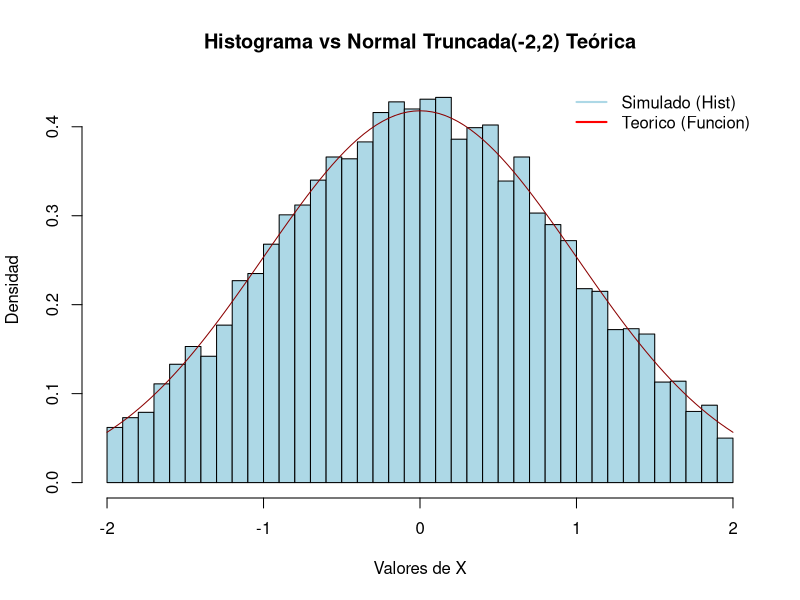
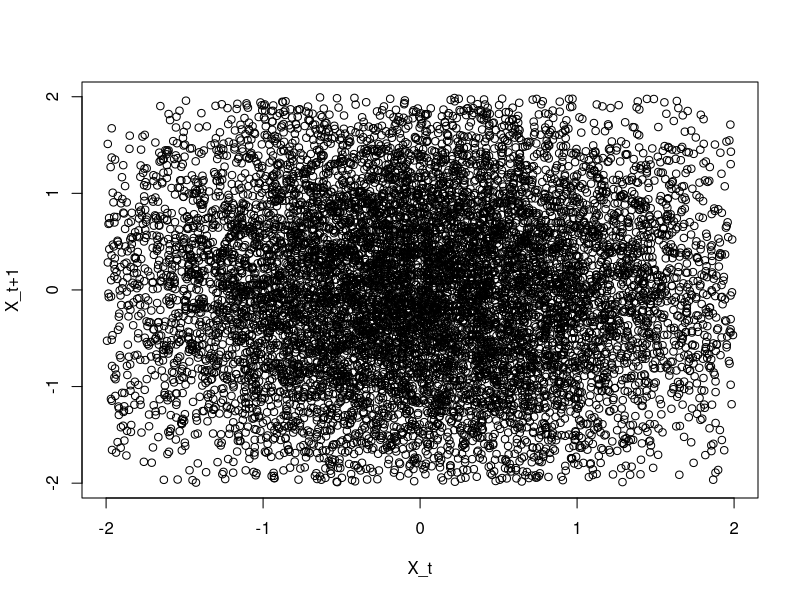
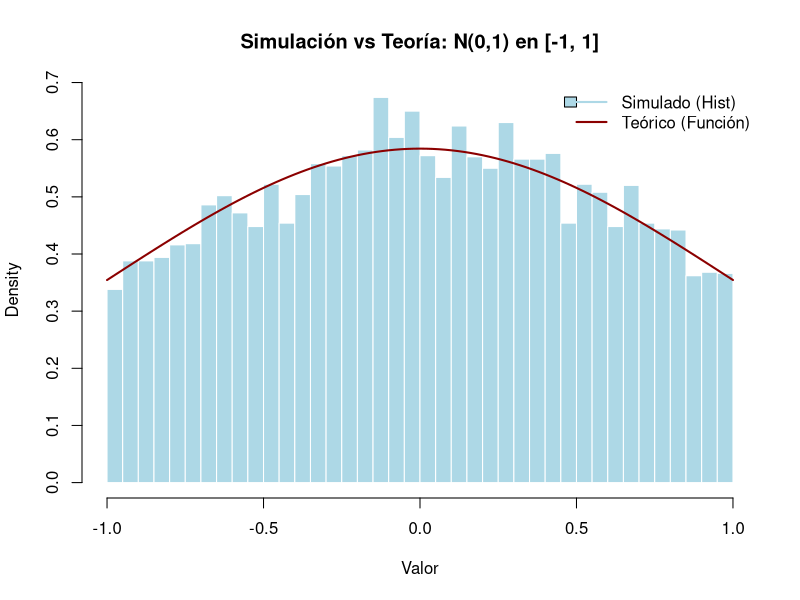
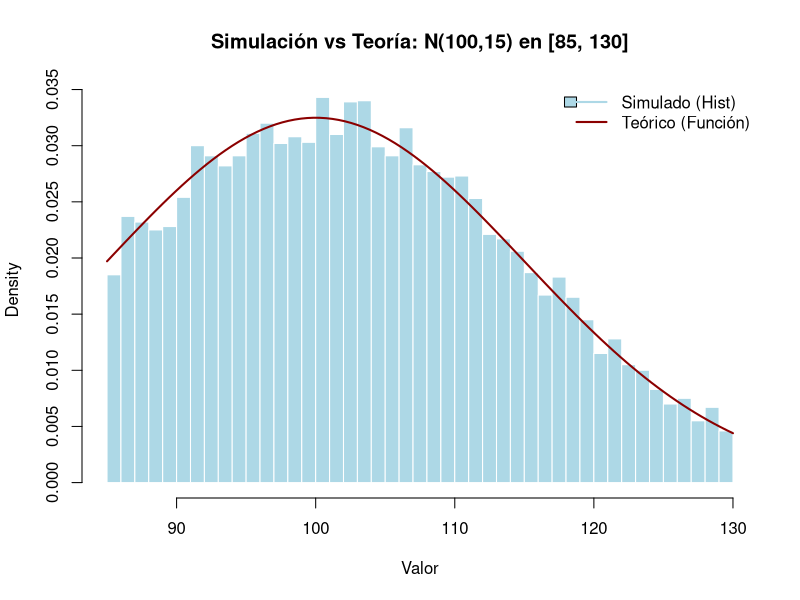
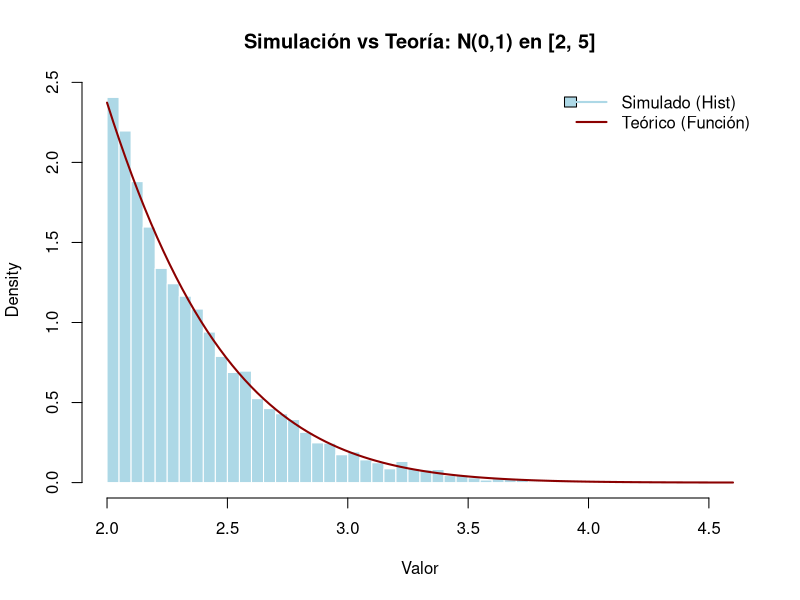

Generate these figures, in order, with R:
# Generacion de numeros aleatorios con distribucion normal truncada [-c,c]
# Fecha: 30/06/2026
# Por: Sebastian Zabala
# Ubicacion: IVIC

# Paquete para comparar luego los numeros generados con los teoricos
# install.packages("truncnorm")
library(truncnorm)

# Estableciendo semilla para reproducibilidad
set.seed(1234)

nsim <- 10000
U <- runif(nsim)
# U = pnorm(Z, mean = 0, sd = 1) # caso dependiente

# U=F(Z), donde Z~N(0, 1/(1-0.75^2))
# y F es su funcion de distribucion.
# U~U(0,1) y es independiente.

c<- 2; # Soporte para la normal truncada, independiente. En este caso igual a 2
p<- pnorm(c) - pnorm(-c) # Area bajo la normal (0,1) truncada
# en c, tal densidad se denota por g
# y ademas g=G'.

x<- qnorm(p*U+pnorm(-c), mean = 0, sd = 1) 
# X=G^(-1)(U)=(G^(-1)oF)(Z).
# Normal truncada dependiente.

# Histograma 
hist(x, breaks = "FD", freq = FALSE, col = "lightblue", 
     main = "Histograma vs Normal Truncada(-2,2) Teórica",
     xlab = "Valores de X", ylab = "Densidad")

curve(dtruncnorm(x, a=-c, b=c, mean = 0, sd = 1), col = "darkred", add = TRUE)

legend("topright", legend = c("Simulado (Hist)", "Teorico (Funcion)"), 
       col = c("lightblue", "red"), lwd = 2, bty = "n")
# 
# # Ajuste de leyenda para reflejar el color del histograma (fill) y la línea (col)
# legend("topright", legend = c("Simulado (Hist)", "Teórico (Función)"), 
#        fill = c("lightblue", NA), border = c("black", NA),
#        col = c(NA, "darkred"), lwd = c(NA, 2), bty = "n")


# Prueba de Kolmogorov-Smirnov (KS)
# ------------------------------------------------------
# H_0: Los datos siguen una distribucion Normal Truncada (-c,c)
ks.test(x, "ptruncnorm", a = -2, b = 2, mean = 0, sd = 1)

# Prueba de Ljung-Box (independencia)
#------------------------------------------------------
# H_0: Los datos son independientes (ruido blanco)
Box.test(x, type = "Ljung-Box")

# Gráfico de dispersion retardado
plot(x[-length(x)], x[-1], xlab = "X_t", ylab = "X_t+1")

# Correlacion
cor(x[-length(x)], x[-1]) # -0.03698361

gnormtrunc <- function(nsim, a, b, m, de) {
  # Generar variables uniformes
  U <- runif(nsim) 
  # Calcular probabilidades acumuladas en los límites a y b con los parámetros dados
  F_a <- pnorm(a, mean = m, sd = de)
  F_b <- pnorm(b, mean = m, sd = de)
  # Diferencia de probabilidades (área truncada)
  p <- F_b - F_a
  # Inversa de la función de distribución (qnorm) ajustada a la escala
  x <- qnorm(p * U + F_a, mean = m, sd = de) 
  return(x)
}

# =====================================================================
# CASO 1: Normal Estándar truncada en el centro [-1, 1]
# =====================================================================
a1 <- -1; b1 <- 1; m1 <- 0; de1 <- 1
x1 <- gnormtrunc(nsim = 10000, a = a1, b = b1, m = m1, de = de1)

# Histograma simulado
hist(x1, breaks = 50, col = "lightblue", prob = TRUE, border = "white",
     main = "Simulación vs Teoría: N(0,1) en [-1, 1]", xlab = "Valor")

# Curva teórica
curve(dtruncnorm(x, a = a1, b = b1, mean = m1, sd = de1), 
      col = "darkred", lwd = 2, add = TRUE)

# Leyenda
legend("topright", legend = c("Simulado (Hist)", "Teórico (Función)"), 
       col = c("lightblue", "darkred"), lwd = 2, bty = "n", fill=c("lightblue", NA), border=c("black", NA))

ks.test(x1, "ptruncnorm", a = a1, b = b1, mean = m1, sd = de1) # p-value = 0.2087

# =====================================================================
# CASO 2: Normal Personalizada truncada N(100, 15) en [85, 130]
# =====================================================================
a2 <- 85; b2 <- 130; m2 <- 100; de2 <- 15
x2 <- gnormtrunc(nsim = 10000, a = a2, b = b2, m = m2, de = de2)

# Histograma simulado
hist(x2, breaks = 50, col = "lightblue", prob = TRUE, border = "white",
     main = "Simulación vs Teoría: N(100,15) en [85, 130]", xlab = "Valor")

# Curva teórica
curve(dtruncnorm(x, a = a2, b = b2, mean = m2, sd = de2), 
      col = "darkred", lwd = 2, add = TRUE)

# Leyenda
legend("topright", legend = c("Simulado (Hist)", "Teórico (Función)"), 
       col = c("lightblue", "darkred"), lwd = 2, bty = "n", fill=c("lightblue", NA), border=c("black", NA))

ks.test(x2, "ptruncnorm", a = a2, b = b2, mean = m2, sd = de2) # p-value = 0.5771
# =====================================================================
# CASO 3: Extremo (Cola Derecha) N(0, 1) en [2, 5]
# =====================================================================
a3 <- 2; b3 <- 5; m3 <- 0; de3 <- 1
x3 <- gnormtrunc(nsim = 10000, a = a3, b = b3, m = m3, de = de3)

# Histograma simulado
hist(x3, breaks = 50, col = "lightblue", prob = TRUE, border = "white",
     main = "Simulación vs Teoría: N(0,1) en [2, 5]", xlab = "Valor")

# Curva teórica
curve(dtruncnorm(x, a = a3, b = b3, mean = m3, sd = de3), 
      col = "darkred", lwd = 2, add = TRUE)

# Leyenda
legend("topright", legend = c("Simulado (Hist)", "Teórico (Función)"), 
       col = c("lightblue", "darkred"), lwd = 2, bty = "n", fill=c("lightblue", NA), border=c("black", NA))

ks.test(x3, "ptruncnorm", a = a3, b = b3, mean = m3, sd = de3) # p-value = 0.5641


# Determinar que g(x) es una f.d valida
# g(x) es la f.d de una normal(0,1) truncada en (0,1)
g.x <- function(x, a0, b0) {
  p <- pnorm(b0) - pnorm(a0)
  ifelse(x < a0 | x > b0, 0, dnorm(x)) / p
}

a <- integrate(f = g.x, lower = 0, upper = 1, a0 = 0, b0 = 1)$value
a # 1
